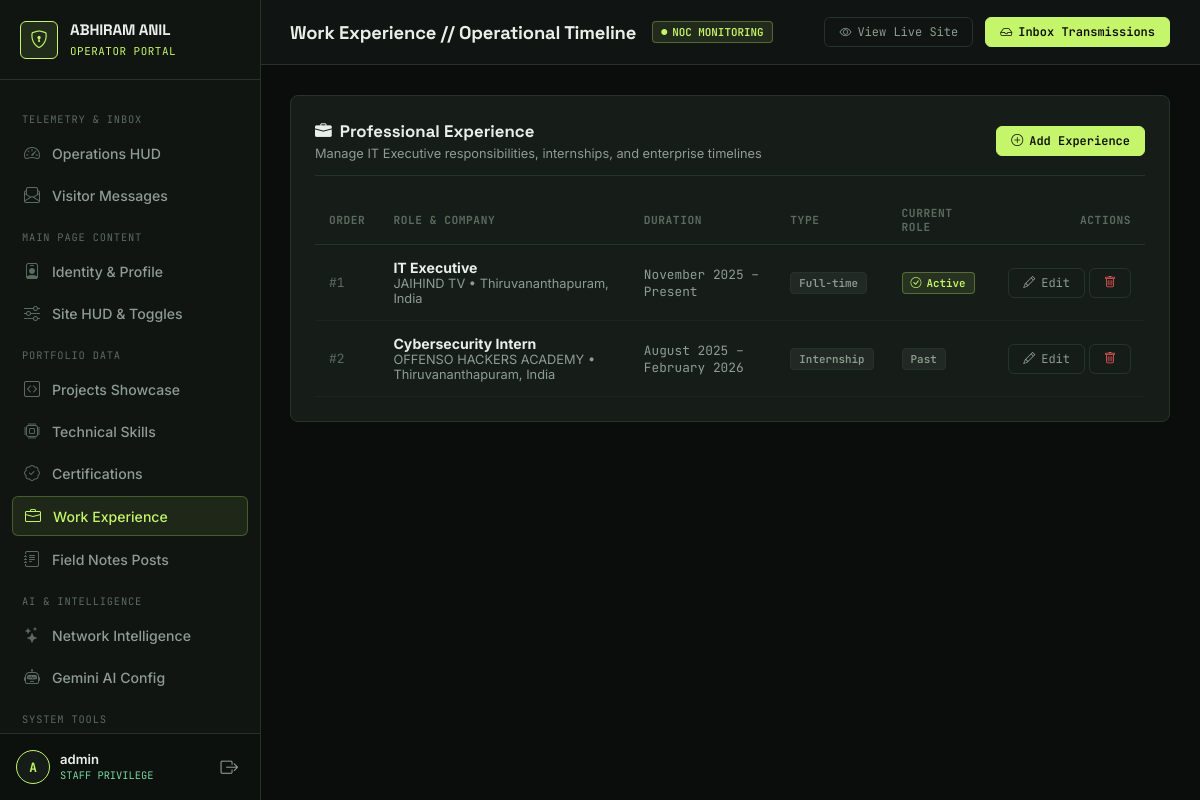
/portal/experience/ (signed in), run on the app's committed database.
### portfolio/models.py (models this page shows, shortened)
class Experience(models.Model):
    company = models.CharField(max_length=120)
    role = models.CharField(max_length=120)
    employment_type = models.CharField(max_length=50, default="Full-time")
    duration = models.CharField(max_length=100, help_text="e.g. November 2025 – Present")
    location = models.CharField(max_length=120, default="Thiruvananthapuram, India")
    is_current = models.BooleanField(default=False)
    summary = models.TextField()
    responsibilities = models.TextField(
        help_text="One bullet point per line"
    )
    technologies = models.CharField(
        max_length=300,
        help_text="Comma-separated technologies used"
    )
    order = models.PositiveIntegerField(default=0)
    class Meta:
        ordering = ['order', '-is_current']
        verbose_name = "Experience Entry"
        verbose_name_plural = "Experience Entries"

### portal/views.py (the view)
# urls.py: path('experience/', views.experience_list_view, name='experience_list'),
@staff_member_required(login_url='portal:login')
def experience_list_view(request):
    experiences = Experience.objects.all().order_by('order', '-is_current')
    return render(request, 'portal/experience_list.html', {
        'items': experiences,
        'active_tab': 'experience',
    })

### core/models.py (called while the page is built)
    @classmethod
    def load(cls):
        obj, created = cls.objects.get_or_create(pk=1)
        return obj

### portfolio/models.py (called while the page is built)
    @classmethod
    def load(cls):
        obj, created = cls.objects.get_or_create(pk=1)
        return obj

### templates/portal/experience_list.html
{% extends 'portal/base_portal.html' %}
{% block page_title %}Work Experience // Operational Timeline{% endblock %}
{% block content %}
<div class="portal-card">
  <div class="portal-card-header">
    <div>
      <h3 class="portal-card-title"><i class="bi bi-briefcase-fill"></i> Professional Experience</h3>
      <div class="portal-card-subtitle">Manage IT Executive responsibilities, internships, and enterprise timelines</div>
    </div>
    <a href="{% url 'portal:experience_create' %}" class="portal-btn-sm portal-btn-accent">
      <i class="bi bi-plus-circle"></i> Add Experience
    </a>
  </div>
  {% if items %}
    <div class="portal-table-container">
      <table class="portal-table">
        <thead>
          <tr>
            <th>Order</th>
            <th>Role & Company</th>
            <th>Duration</th>
            <th>Type</th>
            <th>Current Role</th>
            <th style="text-align: right;">Actions</th>
          </tr>
        </thead>
        <tbody>
          {% for exp in items %}
            <tr>
              <td style="font-family: var(--font-mono); font-size: 0.8rem; color: var(--portal-text-dim);">#{{ exp.order }}</td>
              <td>
                <div style="font-weight: 700; color: var(--portal-text);">{{ exp.role }}</div>
                <div style="font-size: 0.8rem; color: var(--portal-text-muted);">{{ exp.company }} &bull; {{ exp.location }}</div>
              </td>
              <td style="font-family: var(--font-mono); font-size: 0.8rem; color: var(--portal-text-muted);">{{ exp.duration }}</td>
              <td><span class="portal-pill portal-pill-dim">{{ exp.employment_type }}</span></td>
              <td>
                {% if exp.is_current %}
                  <span class="portal-pill portal-pill-lime"><i class="bi bi-check-circle"></i> Active</span>
                {% else %}
                  <span class="portal-pill portal-pill-dim">Past</span>
                {% endif %}
              </td>
              <td style="text-align: right; white-space: nowrap;">
                <a href="{% url 'portal:experience_edit' exp.pk %}" class="portal-btn-sm portal-btn-outline">
                  <i class="bi bi-pencil"></i> Edit
                </a>
                <a href="{% url 'portal:experience_delete' exp.pk %}" class="portal-btn-sm portal-btn-outline" style="color: var(--portal-red);" onclick="return confirm('Delete experience {{ exp.role }}?');">
                  <i class="bi bi-trash"></i>
                </a>
              </td>
            </tr>
          {% endfor %}
        </tbody>
      </table>
    </div>
  {% else %}
    <div style="text-align: center; padding: 40px; color: var(--portal-text-muted);">
      No work experience entries found.
    </div>
  {% endif %}
</div>
{% endblock %}

### templates/portal/base_portal.html (shortened to what this page needs)
{% load static %}
<!DOCTYPE html>
<html lang="en">
<head>
  <link rel="stylesheet" href="https://cdn.jsdelivr.net/npm/bootstrap-icons@1.11.3/font/bootstrap-icons.min.css">
  <link rel="stylesheet" href="{% static 'css/portal.css' %}">
</head>
<body class="portal-body">
  <aside class="portal-sidebar">
    <div class="portal-brand">
      <div class="portal-brand-icon">
        <i class="bi bi-shield-lock"></i>
      </div>
      <div class="portal-brand-text">
        <h1>ABHIRAM ANIL</h1>
        <span>OPERATOR PORTAL</span>
      </div>
    </div>
    <nav class="portal-nav">
      <div class="portal-nav-section-label">TELEMETRY & INBOX</div>
      <a href="{% url 'portal:dashboard' %}" class="portal-nav-link {% if active_tab == 'dashboard' %}active{% endif %}">
        <i class="bi bi-speedometer2"></i>
        <span>Operations HUD</span>
      </a>
      <a href="{% url 'portal:messages' %}" class="portal-nav-link {% if active_tab == 'messages' %}active{% endif %}">
        <i class="bi bi-envelope-paper"></i>
        <span>Visitor Messages</span>
      </a>
      <div class="portal-nav-section-label">MAIN PAGE CONTENT</div>
      <a href="{% url 'portal:profile_edit' %}" class="portal-nav-link {% if active_tab == 'profile' %}active{% endif %}">
        <i class="bi bi-person-badge"></i>
        <span>Identity & Profile</span>
      </a>
      <a href="{% url 'portal:settings_edit' %}" class="portal-nav-link {% if active_tab == 'settings' %}active{% endif %}">
        <i class="bi bi-sliders"></i>
        <span>Site HUD & Toggles</span>
      </a>
      <div class="portal-nav-section-label">PORTFOLIO DATA</div>
      <a href="{% url 'portal:projects_list' %}" class="portal-nav-link {% if active_tab == 'projects' %}active{% endif %}">
        <i class="bi bi-code-square"></i>
        <span>Projects Showcase</span>
      </a>
      <a href="{% url 'portal:skills_list' %}" class="portal-nav-link {% if active_tab == 'skills' %}active{% endif %}">
        <i class="bi bi-cpu"></i>
        <span>Technical Skills</span>
      </a>
      <a href="{% url 'portal:certifications_list' %}" class="portal-nav-link {% if active_tab == 'certifications' %}active{% endif %}">
        <i class="bi bi-patch-check"></i>
        <span>Certifications</span>
      </a>
      <a href="{% url 'portal:experience_list' %}" class="portal-nav-link {% if active_tab == 'experience' %}active{% endif %}">
        <i class="bi bi-briefcase"></i>
        <span>Work Experience</span>
      </a>
      <a href="{% url 'portal:journal_list' %}" class="portal-nav-link {% if active_tab == 'journal' %}active{% endif %}">
        <i class="bi bi-journal-text"></i>
        <span>Field Notes Posts</span>
      </a>
      <div class="portal-nav-section-label">AI & INTELLIGENCE</div>
      <a href="{% url 'portal:intelligence_list' %}" class="portal-nav-link {% if active_tab == 'intelligence' %}active{% endif %}">
        <i class="bi bi-stars"></i>
        <span>Network Intelligence</span>
      </a>
      <a href="{% url 'portal:ai_settings' %}" class="portal-nav-link {% if active_tab == 'ai_settings' %}active{% endif %}">
        <i class="bi bi-robot"></i>
        <span>Gemini AI Config</span>
      </a>
      <div class="portal-nav-section-label">SYSTEM TOOLS</div>
    </nav>
    <div class="portal-user-footer">
      <div class="portal-user-info">
        <div class="portal-avatar-mini">{{ request.user.username|make_list|first|upper }}</div>
        <div>
          <div class="portal-user-name">{{ request.user.username }}</div>
          <div class="portal-user-role">STAFF PRIVILEGE</div>
        </div>
      </div>
      <a href="{% url 'portal:logout' %}" class="portal-logout-btn" title="Terminate Session / Logout">
        <i class="bi bi-box-arrow-right"></i>
      </a>
    </div>
  </aside>
  <div class="portal-main">
    <header class="portal-header">
      <div class="portal-header-left">
        <h2 class="portal-page-title">{% block page_title %}NOC Operations Portal{% endblock %}</h2>
        <span class="portal-pill portal-pill-lime">
          <i class="bi bi-circle-fill" style="font-size: 6px;"></i> NOC MONITORING
        </span>
      </div>
      <div class="portal-header-right">
        <a href="{% url 'home' %}" target="_blank" class="portal-btn-sm portal-btn-outline">
          <i class="bi bi-eye"></i> View Live Site
        </a>
        <a href="{% url 'portal:messages' %}" class="portal-btn-sm portal-btn-accent">
          <i class="bi bi-inbox"></i> Inbox Transmissions
        </a>
      </div>
    </header>
    <main class="portal-content">
      {% block content %}{% endblock %}
    </main>
  </div>
</body>
</html>

### data on the page
Experience: order "1", role "IT Executive", company "JAIHIND TV", location "Thiruvananthapuram, India", duration "November 2025 – Present", employment_type "Full-time", is_current True (drawn)
Experience: order "2", role "Cybersecurity Intern", company "OFFENSO HACKERS ACADEMY", location "Thiruvananthapuram, India", duration "August 2025 – February 2026", employment_type "Internship", is_current "Past"

### other printed values
{{ request.user.username|make_list|first|upper }} "A"
{{ request.user.username }} "admin"
